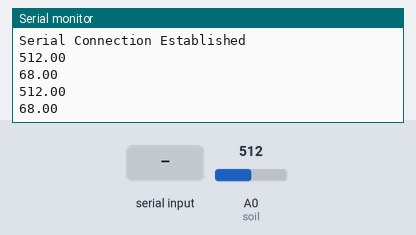
Simulated run of this sketch. Board: ESP8266 (NodeMCU). Shown: the last lines printed to the serial monitor. The inputs (shaded band) are chosen by the test bench; at power-on: A0 (soil) = 512.

Above: at 3.0 s.
3.1 s: "90,45\n" received over the second serial link
5.3 s: "3\n" received over the second serial link
7.3 s: "90,45,200\n" received over the second serial link
9.3 s: A0 (soil) set to 716
At 10.6 s:
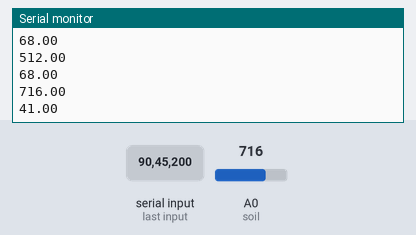
10.8 s: A0 (soil) set to 900
At 11.6 s:
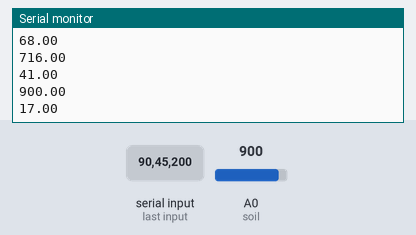
Timing chart, 0 to 13.3 s (numbered marks = the images above; inputs shaded):
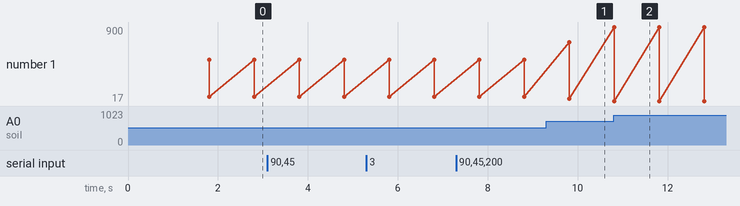

The sketch:

nodemcu_smartcity.ino
```cpp
#define BLYNK_TEMPLATE_ID "TMPL3aTtbfGVY"
#define BLYNK_TEMPLATE_NAME "IotNpk"

#define BLYNK_FIRMWARE_VERSION        "0.1.0"
#define BLYNK_PRINT Serial
#define USE_NODE_MCU_BOARD
#include "BlynkEdgent.h"
#include <SoftwareSerial.h>
#define soil A0
#define waterPump D1

SoftwareSerial mySerial(12, 14); // RX, TX
BlynkTimer timer;
float soilLevel, soilR;

WidgetLED pump(V1);
WidgetLCD vLcd(V2);


void sendSensor() {
  readSoil();

  if (soilLevel >= 80) {
    digitalWrite(waterPump, HIGH);
    Blynk.virtualWrite(V2, "Water Pump OFF");
    pump.off();
  }

  if (soilLevel < 20) {
    digitalWrite(waterPump, LOW);
    Blynk.virtualWrite(V2, "Water Pump ON");
    pump.on();
  }
}
void readSoil() {
  soilR = analogRead(soil);
  Serial.println(soilR);
  soilLevel = map(soilR, 275, 1024, 100, 0); // Adjust soil level here
  Serial.println(soilLevel);
  Blynk.virtualWrite(V0, soilLevel);
  delay(1000);
}
void sendNPKToBlynk(int n, int p, int k) {
    float ni = ((float)n / 255.0) * 100;  // Current percentage of max concentration
    float idealN_Percent = (20.0 / 255.0) * 100;
    float ph = ((float)p / 255.0) * 100;
    float idealP_Percent = (10.0 / 255.0) * 100;
    float po = ((float)k / 255.0) * 100;
    float idealK_Percent = (20.0 / 255.0) * 100;

    Blynk.virtualWrite(V3, ni);
    Blynk.virtualWrite(V4, ph);
    Blynk.virtualWrite(V5, po);

    // Check if actual percentage is within ±5% of the ideal percentage
    if ((ni - idealN_Percent) < 5 || (ph - idealP_Percent) < 5||(po - idealK_Percent) < 5){
    if ((ni - idealN_Percent) < 5)  {

        Blynk.virtualWrite(V6, "Nitrogen is less");
        delay(1000);

        // Here, activate devices to adjust levels
    }
    if ((ph - idealP_Percent) < 5)  {

        Blynk.virtualWrite(V6, "Phosphorus is less");
        delay(1000);
    }
    if ((po - idealK_Percent) < 5) {

        Blynk.virtualWrite(V6, "Potassium is less");
        delay(1000);
    }
    }
    else {
        Blynk.virtualWrite(V6,"NPK levels are balanced.");
    }
}
void setup() {
    Serial.begin(19200);         // Initialize the hardware serial
    mySerial.begin(9600);        // Initialize the software serial
    BlynkEdgent.begin(); // Connect to Blynk


  // Set up the LCD (0 is for the first line)


    while(!Serial) {
        ; // wait for serial port to connect. Needed for native USB
    }
    Serial.println("Serial Connection Established");

    // Setup a function to be called every 10 seconds
    timer.setInterval(250L, []() {
        if (mySerial.available()) {
            String inputString = mySerial.readStringUntil('\n'); // Read the incoming data until newline
            Serial.print("Received: ");
            Serial.println(inputString);

            int n, p, k;
            if (sscanf(inputString.c_str(), "%d,%d,%d", &n, &p, &k) == 3) {
                // Optionally, print values to verify
                Serial.print("N: ");
                Serial.println(n);
                Serial.print("P: ");
                Serial.println(p);
                Serial.print("K: ");
                Serial.println(k);

                // Send data to Blynk
                sendNPKToBlynk(n, p, k);
                Blynk.virtualWrite(V7, "Vegetative: 0-6wks R:20N-10P-10K");
                Blynk.virtualWrite(V8, "Fruit dev: 6-8wks R:10N-20P-20K");
                Blynk.virtualWrite(V9, "Ripening: 8-10wks R:5N-10P-15K");
            } else {
                //Serial.println("Error parsing input string");
            }
        }
    });
}

void loop() {
    sendSensor();
    BlynkEdgent.run();   // Initiates Blynk
    timer.run();   // Initiates SimpleTimer
}
```

Measured:
- after the input at 9.3 s, the serial monitor: prints a new line after 0.51 s (image 1)
- after the input at 10.8 s, the serial monitor: prints a new line at once (image 2)
- plotted number 1: 68 → 41 after the input at 9.3 s, 41 → 17 after the input at 10.8 s
